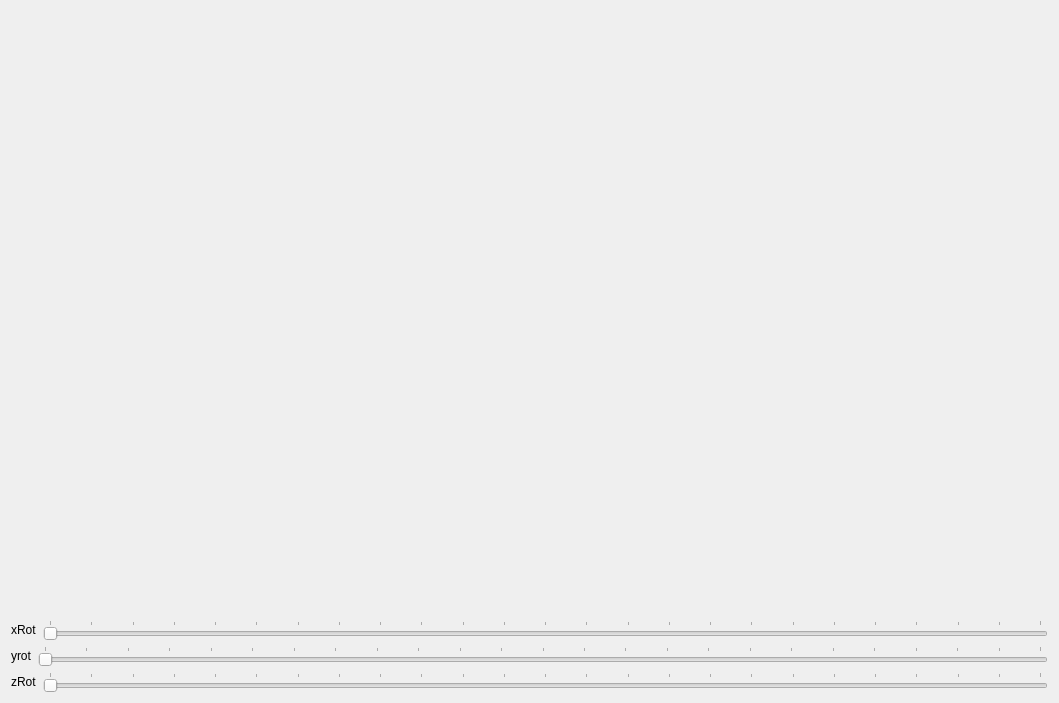
<?xml version="1.0" encoding="UTF-8"?>
<ui version="4.0">
 <class>Window</class>
 <widget class="QWidget" name="Window">
  <property name="geometry">
   <rect>
    <x>0</x>
    <y>0</y>
    <width>1059</width>
    <height>703</height>
   </rect>
  </property>
  <property name="windowTitle">
   <string>Window</string>
  </property>
  <layout class="QVBoxLayout" name="verticalLayout">
   <item>
    <widget class="MyGLWidget" name="myGLWidget" native="true">
     <property name="minimumSize">
      <size>
       <width>200</width>
       <height>200</height>
      </size>
     </property>
    </widget>
   </item>
   <item>
    <layout class="QHBoxLayout" name="horizontalLayout">
     <property name="spacing">
      <number>6</number>
     </property>
     <property name="bottomMargin">
      <number>0</number>
     </property>
     <item>
      <widget class="QLabel" name="label">
       <property name="text">
        <string>xRot</string>
       </property>
      </widget>
     </item>
     <item>
      <widget class="QSlider" name="rotXSlider">
       <property name="maximum">
        <number>360</number>
       </property>
       <property name="singleStep">
        <number>16</number>
       </property>
       <property name="pageStep">
        <number>15</number>
       </property>
       <property name="orientation">
        <enum>Qt::Horizontal</enum>
       </property>
       <property name="tickPosition">
        <enum>QSlider::TicksAbove</enum>
       </property>
       <property name="tickInterval">
        <number>15</number>
       </property>
      </widget>
     </item>
    </layout>
   </item>
   <item>
    <layout class="QHBoxLayout" name="horizontalLayout_2">
     <item>
      <widget class="QLabel" name="label_2">
       <property name="text">
        <string>yrot</string>
       </property>
      </widget>
     </item>
     <item>
      <widget class="QSlider" name="rotYSlider">
       <property name="maximum">
        <number>360</number>
       </property>
       <property name="singleStep">
        <number>16</number>
       </property>
       <property name="pageStep">
        <number>15</number>
       </property>
       <property name="orientation">
        <enum>Qt::Horizontal</enum>
       </property>
       <property name="tickPosition">
        <enum>QSlider::TicksAbove</enum>
       </property>
       <property name="tickInterval">
        <number>15</number>
       </property>
      </widget>
     </item>
    </layout>
   </item>
   <item>
    <layout class="QHBoxLayout" name="horizontalLayout_3">
     <item>
      <widget class="QLabel" name="label_3">
       <property name="text">
        <string>zRot</string>
       </property>
      </widget>
     </item>
     <item>
      <widget class="QSlider" name="rotZSlider">
       <property name="maximum">
        <number>360</number>
       </property>
       <property name="singleStep">
        <number>16</number>
       </property>
       <property name="pageStep">
        <number>15</number>
       </property>
       <property name="orientation">
        <enum>Qt::Horizontal</enum>
       </property>
       <property name="tickPosition">
        <enum>QSlider::TicksAbove</enum>
       </property>
       <property name="tickInterval">
        <number>15</number>
       </property>
      </widget>
     </item>
    </layout>
   </item>
  </layout>
 </widget>
 <layoutdefault spacing="6" margin="11"/>
 <customwidgets>
  <customwidget>
   <class>MyGLWidget</class>
   <extends>QWidget</extends>
   <header>myglwidget.h</header>
   <container>1</container>
   <slots>
    <slot>setXRotation(int)</slot>
    <slot>setZRotation(int)</slot>
    <slot>setYRotation(int)</slot>
   </slots>
  </customwidget>
 </customwidgets>
 <resources/>
 <connections>
  <connection>
   <sender>rotXSlider</sender>
   <signal>valueChanged(int)</signal>
   <receiver>myGLWidget</receiver>
   <slot>setXRotation(int)</slot>
   <hints>
    <hint type="sourcelabel">
     <x>121</x>
     <y>406</y>
    </hint>
    <hint type="destinationlabel">
     <x>83</x>
     <y>205</y>
    </hint>
   </hints>
  </connection>
  <connection>
   <sender>rotYSlider</sender>
   <signal>valueChanged(int)</signal>
   <receiver>myGLWidget</receiver>
   <slot>setYRotation(int)</slot>
   <hints>
    <hint type="sourcelabel">
     <x>193</x>
     <y>528</y>
    </hint>
    <hint type="destinationlabel">
     <x>156</x>
     <y>206</y>
    </hint>
   </hints>
  </connection>
  <connection>
   <sender>rotZSlider</sender>
   <signal>valueChanged(int)</signal>
   <receiver>myGLWidget</receiver>
   <slot>setZRotation(int)</slot>
   <hints>
    <hint type="sourcelabel">
     <x>269</x>
     <y>649</y>
    </hint>
    <hint type="destinationlabel">
     <x>227</x>
     <y>202</y>
    </hint>
   </hints>
  </connection>
 </connections>
</ui>
